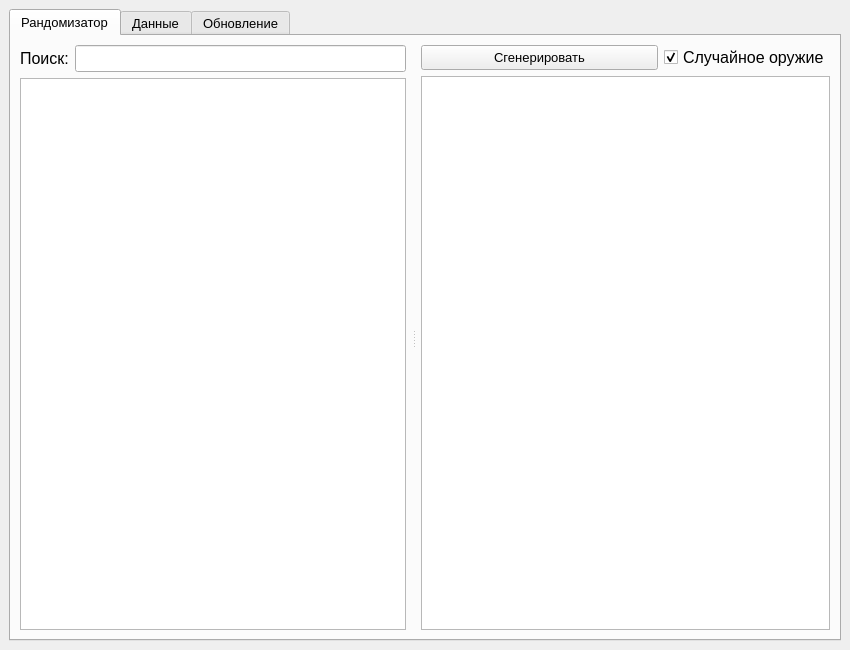
<?xml version="1.0" encoding="UTF-8"?>
<ui version="4.0">
 <class>MainWindow</class>
 <widget class="QMainWindow" name="MainWindow">
  <property name="geometry">
   <rect>
    <x>0</x>
    <y>0</y>
    <width>850</width>
    <height>650</height>
   </rect>
  </property>
  <property name="windowTitle">
   <string>TRND</string>
  </property>
  <property name="windowIcon">
   <iconset>
    <normaloff>icon.ico</normaloff>icon.ico</iconset>
  </property>
  <property name="documentMode">
   <bool>false</bool>
  </property>
  <widget class="QWidget" name="centralwidget">
   <layout class="QGridLayout" name="gridLayout_3">
    <item row="0" column="0">
     <widget class="QTabWidget" name="tabWidgetMain">
      <property name="font">
       <font>
        <family>MS Shell Dlg 2</family>
        <pointsize>10</pointsize>
       </font>
      </property>
      <property name="currentIndex">
       <number>0</number>
      </property>
      <property name="documentMode">
       <bool>false</bool>
      </property>
      <property name="tabsClosable">
       <bool>false</bool>
      </property>
      <property name="movable">
       <bool>false</bool>
      </property>
      <property name="tabBarAutoHide">
       <bool>true</bool>
      </property>
      <widget class="QWidget" name="tabMain">
       <attribute name="title">
        <string>Рандомизатор</string>
       </attribute>
       <layout class="QGridLayout" name="gridLayout_2">
        <item row="0" column="0">
         <widget class="QSplitter" name="splitter">
          <property name="sizePolicy">
           <sizepolicy hsizetype="Expanding" vsizetype="Preferred">
            <horstretch>0</horstretch>
            <verstretch>0</verstretch>
           </sizepolicy>
          </property>
          <property name="font">
           <font>
            <family>MS Shell Dlg 2</family>
            <pointsize>10</pointsize>
           </font>
          </property>
          <property name="orientation">
           <enum>Qt::Horizontal</enum>
          </property>
          <property name="opaqueResize">
           <bool>true</bool>
          </property>
          <property name="handleWidth">
           <number>15</number>
          </property>
          <property name="childrenCollapsible">
           <bool>false</bool>
          </property>
          <widget class="QWidget" name="layoutWidget">
           <property name="font">
            <font>
             <family>MS Shell Dlg 2</family>
             <pointsize>10</pointsize>
            </font>
           </property>
           <layout class="QVBoxLayout" name="MainLayout">
            <property name="rightMargin">
             <number>0</number>
            </property>
            <item>
             <layout class="QHBoxLayout" name="MainFindLayout">
              <property name="bottomMargin">
               <number>0</number>
              </property>
              <item>
               <widget class="QLabel" name="lblFind">
                <property name="minimumSize">
                 <size>
                  <width>0</width>
                  <height>25</height>
                 </size>
                </property>
                <property name="font">
                 <font>
                  <family>MS Shell Dlg 2</family>
                  <pointsize>12</pointsize>
                 </font>
                </property>
                <property name="text">
                 <string>Поиск:</string>
                </property>
               </widget>
              </item>
              <item>
               <widget class="QLineEdit" name="leFind">
                <property name="minimumSize">
                 <size>
                  <width>0</width>
                  <height>25</height>
                 </size>
                </property>
                <property name="font">
                 <font>
                  <family>MS Shell Dlg 2</family>
                  <pointsize>12</pointsize>
                 </font>
                </property>
               </widget>
              </item>
             </layout>
            </item>
            <item>
             <widget class="QTreeView" name="twMain">
              <property name="font">
               <font>
                <family>MS Shell Dlg 2</family>
                <pointsize>10</pointsize>
               </font>
              </property>
              <property name="frameShape">
               <enum>QFrame::StyledPanel</enum>
              </property>
              <property name="frameShadow">
               <enum>QFrame::Sunken</enum>
              </property>
              <property name="horizontalScrollBarPolicy">
               <enum>Qt::ScrollBarAsNeeded</enum>
              </property>
              <property name="sizeAdjustPolicy">
               <enum>QAbstractScrollArea::AdjustIgnored</enum>
              </property>
              <property name="indentation">
               <number>15</number>
              </property>
              <property name="rootIsDecorated">
               <bool>true</bool>
              </property>
              <property name="uniformRowHeights">
               <bool>false</bool>
              </property>
              <property name="sortingEnabled">
               <bool>false</bool>
              </property>
              <property name="animated">
               <bool>true</bool>
              </property>
              <property name="wordWrap">
               <bool>false</bool>
              </property>
              <attribute name="headerVisible">
               <bool>false</bool>
              </attribute>
             </widget>
            </item>
           </layout>
          </widget>
          <widget class="QWidget" name="layoutWidget">
           <property name="font">
            <font>
             <family>MS Shell Dlg 2</family>
             <pointsize>10</pointsize>
            </font>
           </property>
           <layout class="QVBoxLayout" name="RandomLayout">
            <property name="rightMargin">
             <number>0</number>
            </property>
            <item>
             <layout class="QHBoxLayout" name="RandomButtonsLayout">
              <property name="topMargin">
               <number>0</number>
              </property>
              <item>
               <widget class="QPushButton" name="btnRandom">
                <property name="sizePolicy">
                 <sizepolicy hsizetype="Minimum" vsizetype="Fixed">
                  <horstretch>0</horstretch>
                  <verstretch>0</verstretch>
                 </sizepolicy>
                </property>
                <property name="minimumSize">
                 <size>
                  <width>0</width>
                  <height>25</height>
                 </size>
                </property>
                <property name="font">
                 <font>
                  <family>MS Shell Dlg 2</family>
                  <pointsize>10</pointsize>
                 </font>
                </property>
                <property name="text">
                 <string>Сгенерировать</string>
                </property>
                <property name="checkable">
                 <bool>false</bool>
                </property>
                <property name="checked">
                 <bool>false</bool>
                </property>
               </widget>
              </item>
              <item>
               <widget class="QCheckBox" name="btnIsRandomWeapon">
                <property name="sizePolicy">
                 <sizepolicy hsizetype="Maximum" vsizetype="Fixed">
                  <horstretch>0</horstretch>
                  <verstretch>0</verstretch>
                 </sizepolicy>
                </property>
                <property name="font">
                 <font>
                  <pointsize>12</pointsize>
                 </font>
                </property>
                <property name="text">
                 <string>Случайное оружие</string>
                </property>
                <property name="checked">
                 <bool>true</bool>
                </property>
               </widget>
              </item>
             </layout>
            </item>
            <item>
             <widget class="QTreeView" name="twRandom">
              <property name="font">
               <font>
                <family>MS Shell Dlg 2</family>
                <pointsize>10</pointsize>
               </font>
              </property>
              <property name="horizontalScrollBarPolicy">
               <enum>Qt::ScrollBarAsNeeded</enum>
              </property>
              <property name="indentation">
               <number>15</number>
              </property>
              <property name="rootIsDecorated">
               <bool>false</bool>
              </property>
              <property name="uniformRowHeights">
               <bool>false</bool>
              </property>
              <property name="animated">
               <bool>true</bool>
              </property>
              <property name="wordWrap">
               <bool>false</bool>
              </property>
              <attribute name="headerVisible">
               <bool>false</bool>
              </attribute>
             </widget>
            </item>
           </layout>
          </widget>
         </widget>
        </item>
       </layout>
      </widget>
      <widget class="QWidget" name="tabData">
       <attribute name="title">
        <string>Данные</string>
       </attribute>
       <layout class="QGridLayout" name="gridLayout">
        <item row="9" column="0">
         <widget class="QProgressBar" name="progressNow">
          <property name="font">
           <font>
            <pointsize>10</pointsize>
           </font>
          </property>
          <property name="maximum">
           <number>100</number>
          </property>
          <property name="value">
           <number>0</number>
          </property>
         </widget>
        </item>
        <item row="11" column="0">
         <widget class="QProgressBar" name="progressTotal">
          <property name="font">
           <font>
            <pointsize>10</pointsize>
           </font>
          </property>
          <property name="maximum">
           <number>100</number>
          </property>
          <property name="value">
           <number>0</number>
          </property>
         </widget>
        </item>
        <item row="1" column="0">
         <layout class="QVBoxLayout" name="verticalLayout_2">
          <item>
           <widget class="QTextEdit" name="teUpdateInfo">
            <property name="font">
             <font>
              <pointsize>14</pointsize>
             </font>
            </property>
            <property name="readOnly">
             <bool>true</bool>
            </property>
           </widget>
          </item>
         </layout>
        </item>
        <item row="10" column="0">
         <widget class="QLabel" name="lblTotal">
          <property name="font">
           <font>
            <pointsize>10</pointsize>
           </font>
          </property>
          <property name="text">
           <string>Всего</string>
          </property>
         </widget>
        </item>
        <item row="7" column="0">
         <layout class="QHBoxLayout" name="NowInfoLayout">
          <property name="bottomMargin">
           <number>0</number>
          </property>
          <item>
           <widget class="QLabel" name="lblNow">
            <property name="sizePolicy">
             <sizepolicy hsizetype="Fixed" vsizetype="Preferred">
              <horstretch>0</horstretch>
              <verstretch>0</verstretch>
             </sizepolicy>
            </property>
            <property name="font">
             <font>
              <pointsize>10</pointsize>
             </font>
            </property>
            <property name="frameShape">
             <enum>QFrame::NoFrame</enum>
            </property>
            <property name="frameShadow">
             <enum>QFrame::Plain</enum>
            </property>
            <property name="lineWidth">
             <number>1</number>
            </property>
            <property name="text">
             <string>Сейчас:</string>
            </property>
            <property name="textFormat">
             <enum>Qt::AutoText</enum>
            </property>
            <property name="alignment">
             <set>Qt::AlignLeading|Qt::AlignLeft|Qt::AlignVCenter</set>
            </property>
            <property name="wordWrap">
             <bool>false</bool>
            </property>
            <property name="openExternalLinks">
             <bool>false</bool>
            </property>
           </widget>
          </item>
          <item>
           <widget class="QLabel" name="lblProgress">
            <property name="font">
             <font>
              <pointsize>10</pointsize>
             </font>
            </property>
            <property name="text">
             <string/>
            </property>
           </widget>
          </item>
         </layout>
        </item>
        <item row="4" column="0">
         <layout class="QHBoxLayout" name="ModsLayout">
          <property name="topMargin">
           <number>0</number>
          </property>
          <item>
           <widget class="QLabel" name="lblUpdateMods">
            <property name="sizePolicy">
             <sizepolicy hsizetype="Maximum" vsizetype="Preferred">
              <horstretch>0</horstretch>
              <verstretch>0</verstretch>
             </sizepolicy>
            </property>
            <property name="minimumSize">
             <size>
              <width>320</width>
              <height>0</height>
             </size>
            </property>
            <property name="font">
             <font>
              <pointsize>12</pointsize>
             </font>
            </property>
            <property name="text">
             <string>TextLabel</string>
            </property>
            <property name="margin">
             <number>0</number>
            </property>
           </widget>
          </item>
          <item>
           <widget class="QPushButton" name="btnUpdateMods">
            <property name="minimumSize">
             <size>
              <width>0</width>
              <height>25</height>
             </size>
            </property>
            <property name="font">
             <font>
              <pointsize>10</pointsize>
             </font>
            </property>
            <property name="accessibleName">
             <string>Обновить моды</string>
            </property>
            <property name="text">
             <string>Обновить моды</string>
            </property>
           </widget>
          </item>
         </layout>
        </item>
        <item row="3" column="0">
         <layout class="QHBoxLayout" name="WeaponsLayout">
          <property name="topMargin">
           <number>0</number>
          </property>
          <item>
           <widget class="QLabel" name="lblUpdateWeapons">
            <property name="sizePolicy">
             <sizepolicy hsizetype="Maximum" vsizetype="Preferred">
              <horstretch>0</horstretch>
              <verstretch>0</verstretch>
             </sizepolicy>
            </property>
            <property name="minimumSize">
             <size>
              <width>320</width>
              <height>0</height>
             </size>
            </property>
            <property name="font">
             <font>
              <pointsize>12</pointsize>
             </font>
            </property>
            <property name="text">
             <string>TextLabel</string>
            </property>
           </widget>
          </item>
          <item>
           <widget class="QPushButton" name="btnUpdateWeapons">
            <property name="minimumSize">
             <size>
              <width>0</width>
              <height>25</height>
             </size>
            </property>
            <property name="font">
             <font>
              <pointsize>10</pointsize>
             </font>
            </property>
            <property name="accessibleName">
             <string>Обновить оружие</string>
            </property>
            <property name="text">
             <string>Обновить оружие</string>
            </property>
            <property name="default">
             <bool>false</bool>
            </property>
            <property name="flat">
             <bool>false</bool>
            </property>
           </widget>
          </item>
         </layout>
        </item>
        <item row="0" column="0">
         <layout class="QHBoxLayout" name="horizontalLayout">
          <property name="topMargin">
           <number>0</number>
          </property>
          <item>
           <widget class="QPushButton" name="btnImport">
            <property name="font">
             <font>
              <pointsize>10</pointsize>
             </font>
            </property>
            <property name="text">
             <string>Импорт</string>
            </property>
           </widget>
          </item>
          <item>
           <widget class="QPushButton" name="btnExport">
            <property name="font">
             <font>
              <pointsize>10</pointsize>
             </font>
            </property>
            <property name="text">
             <string>Экспорт</string>
            </property>
           </widget>
          </item>
          <item>
           <widget class="QPushButton" name="btnClearData">
            <property name="font">
             <font>
              <pointsize>10</pointsize>
             </font>
            </property>
            <property name="text">
             <string>Очистить данные</string>
            </property>
           </widget>
          </item>
         </layout>
        </item>
       </layout>
      </widget>
      <widget class="QWidget" name="tabUpdate">
       <attribute name="title">
        <string>Обновление</string>
       </attribute>
       <layout class="QGridLayout" name="gridLayout_4">
        <property name="leftMargin">
         <number>20</number>
        </property>
        <property name="topMargin">
         <number>20</number>
        </property>
        <property name="rightMargin">
         <number>20</number>
        </property>
        <property name="bottomMargin">
         <number>20</number>
        </property>
        <item row="6" column="0">
         <widget class="QPushButton" name="btnGithubLink">
          <property name="font">
           <font>
            <pointsize>12</pointsize>
           </font>
          </property>
          <property name="text">
           <string>Загрузить новую версию (Github)</string>
          </property>
         </widget>
        </item>
        <item row="3" column="0">
         <layout class="QHBoxLayout" name="LatestVersionLayout">
          <item>
           <widget class="QLabel" name="lblLatestText">
            <property name="sizePolicy">
             <sizepolicy hsizetype="Maximum" vsizetype="Preferred">
              <horstretch>0</horstretch>
              <verstretch>0</verstretch>
             </sizepolicy>
            </property>
            <property name="font">
             <font>
              <pointsize>14</pointsize>
             </font>
            </property>
            <property name="text">
             <string>Последняя версия:</string>
            </property>
           </widget>
          </item>
          <item>
           <widget class="QLabel" name="lblLatestVersion">
            <property name="font">
             <font>
              <pointsize>14</pointsize>
             </font>
            </property>
            <property name="text">
             <string>TextLabel</string>
            </property>
           </widget>
          </item>
         </layout>
        </item>
        <item row="1" column="0">
         <layout class="QHBoxLayout" name="NowVersionLayout">
          <property name="topMargin">
           <number>0</number>
          </property>
          <item>
           <widget class="QLabel" name="lblVersionText">
            <property name="sizePolicy">
             <sizepolicy hsizetype="Maximum" vsizetype="Preferred">
              <horstretch>0</horstretch>
              <verstretch>0</verstretch>
             </sizepolicy>
            </property>
            <property name="font">
             <font>
              <pointsize>14</pointsize>
             </font>
            </property>
            <property name="text">
             <string>Версия приложения:</string>
            </property>
           </widget>
          </item>
          <item>
           <widget class="QLabel" name="lblVersion">
            <property name="font">
             <font>
              <pointsize>14</pointsize>
             </font>
            </property>
            <property name="text">
             <string>TextLabel</string>
            </property>
           </widget>
          </item>
         </layout>
        </item>
        <item row="7" column="0">
         <spacer name="verticalSpacer_3">
          <property name="orientation">
           <enum>Qt::Vertical</enum>
          </property>
          <property name="sizeType">
           <enum>QSizePolicy::Preferred</enum>
          </property>
          <property name="sizeHint" stdset="0">
           <size>
            <width>20</width>
            <height>10</height>
           </size>
          </property>
         </spacer>
        </item>
        <item row="2" column="0">
         <spacer name="verticalSpacer_2">
          <property name="orientation">
           <enum>Qt::Vertical</enum>
          </property>
          <property name="sizeType">
           <enum>QSizePolicy::Preferred</enum>
          </property>
          <property name="sizeHint" stdset="0">
           <size>
            <width>20</width>
            <height>10</height>
           </size>
          </property>
         </spacer>
        </item>
        <item row="5" column="0">
         <widget class="QPushButton" name="btnCheckNewVersion">
          <property name="font">
           <font>
            <pointsize>12</pointsize>
           </font>
          </property>
          <property name="text">
           <string>Проверить обновления</string>
          </property>
         </widget>
        </item>
        <item row="9" column="0">
         <spacer name="verticalSpacer_4">
          <property name="orientation">
           <enum>Qt::Vertical</enum>
          </property>
          <property name="sizeType">
           <enum>QSizePolicy::Preferred</enum>
          </property>
          <property name="sizeHint" stdset="0">
           <size>
            <width>20</width>
            <height>10</height>
           </size>
          </property>
         </spacer>
        </item>
        <item row="8" column="0">
         <widget class="QTextEdit" name="teUpdateChangeList">
          <property name="font">
           <font>
            <pointsize>14</pointsize>
           </font>
          </property>
          <property name="readOnly">
           <bool>true</bool>
          </property>
         </widget>
        </item>
        <item row="0" column="0">
         <spacer name="verticalSpacer">
          <property name="orientation">
           <enum>Qt::Vertical</enum>
          </property>
          <property name="sizeType">
           <enum>QSizePolicy::Preferred</enum>
          </property>
          <property name="sizeHint" stdset="0">
           <size>
            <width>20</width>
            <height>10</height>
           </size>
          </property>
         </spacer>
        </item>
        <item row="4" column="0">
         <spacer name="verticalSpacer_5">
          <property name="orientation">
           <enum>Qt::Vertical</enum>
          </property>
          <property name="sizeType">
           <enum>QSizePolicy::Preferred</enum>
          </property>
          <property name="sizeHint" stdset="0">
           <size>
            <width>20</width>
            <height>10</height>
           </size>
          </property>
         </spacer>
        </item>
       </layout>
      </widget>
     </widget>
    </item>
   </layout>
  </widget>
  <action name="actionkek_2">
   <property name="text">
    <string>kek</string>
   </property>
  </action>
  <action name="action1">
   <property name="text">
    <string>1</string>
   </property>
  </action>
  <action name="actImport">
   <property name="text">
    <string>Импорт</string>
   </property>
   <property name="font">
    <font>
     <pointsize>10</pointsize>
    </font>
   </property>
   <property name="shortcut">
    <string>Ctrl+I</string>
   </property>
  </action>
  <action name="actExport">
   <property name="text">
    <string>Экспорт</string>
   </property>
   <property name="shortcut">
    <string>Ctrl+E</string>
   </property>
  </action>
  <action name="actExit">
   <property name="text">
    <string>Выход</string>
   </property>
   <property name="shortcut">
    <string>Alt+X</string>
   </property>
  </action>
  <action name="actClear">
   <property name="text">
    <string>Очистить данные</string>
   </property>
   <property name="shortcut">
    <string>Alt+C</string>
   </property>
  </action>
 </widget>
 <resources/>
 <connections/>
</ui>
